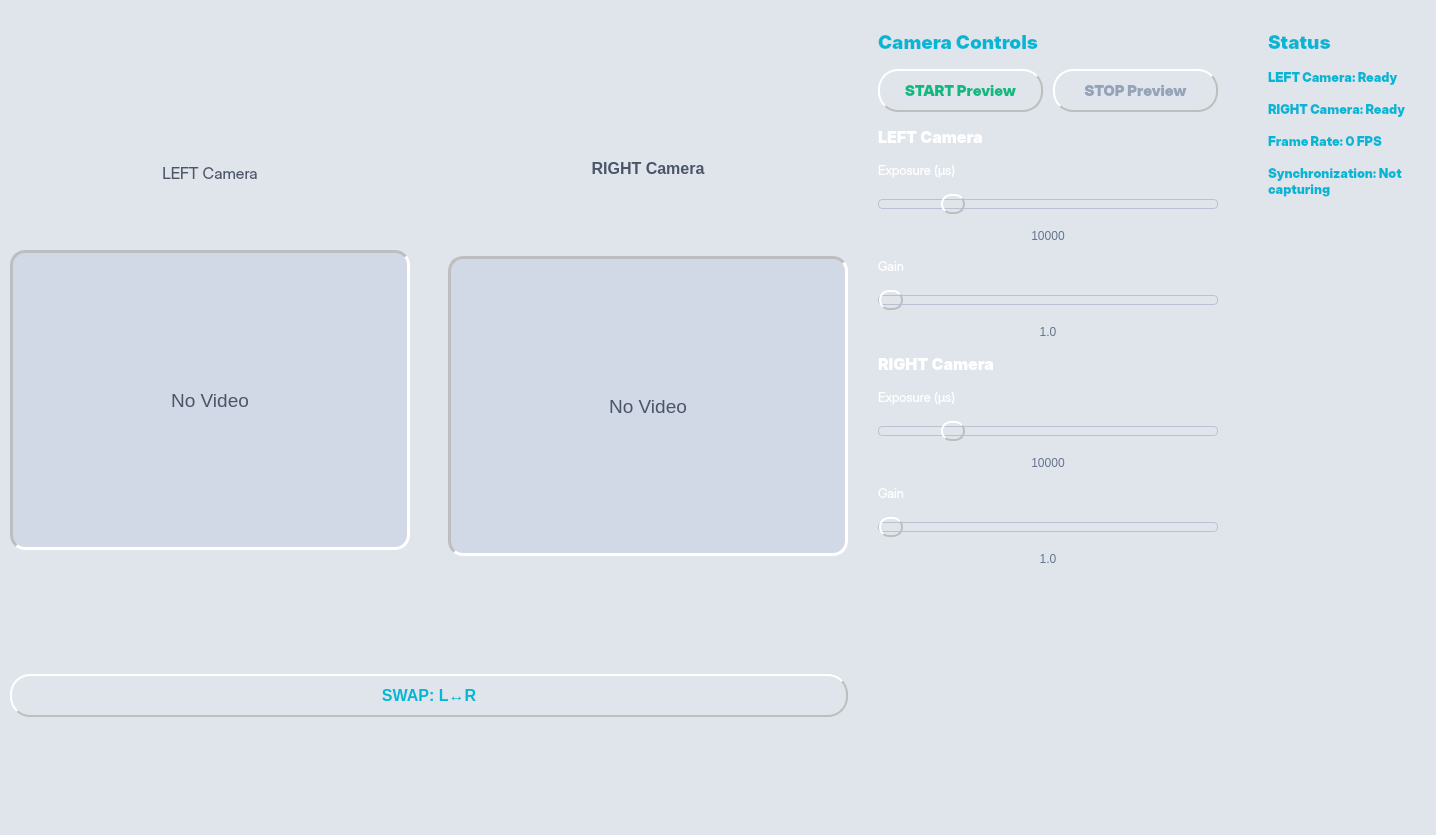
<?xml version="1.0" encoding="UTF-8"?>
<ui version="4.0">
 <class>CameraPreviewWidget</class>
 <widget class="QWidget" name="CameraPreviewWidget">
  <property name="geometry">
   <rect>
    <x>0</x>
    <y>0</y>
    <width>1436</width>
    <height>835</height>
   </rect>
  </property>
  <property name="windowTitle">
   <string>Camera Preview</string>
  </property>
  <property name="styleSheet">
   <string notr="true">/* Neomorphism Background */
QWidget#CameraPreviewWidget {
    background-color: #e0e5ec;
}

/* Neomorphism Sliders */
QSlider::groove:horizontal {
    height: 8px;
    background: qlineargradient(x1:0, y1:0, x2:0, y2:1,
        stop:0 #c5cdd9,
        stop:1 #d5dbe3);
    border-radius: 4px;
    border: 1px solid #b8c2d3;
}

QSlider::handle:horizontal {
    background: qlineargradient(spread:pad, x1:0, y1:0, x2:1, y2:1,
        stop:0 #f0f0f0,
        stop:1 #cacaca);
    border: none;
    width: 20px;
    height: 20px;
    margin: -6px 0;
    border-radius: 10px;
    border-left: 2px solid #ffffff;
    border-top: 2px solid #ffffff;
    border-right: 2px solid #bebebe;
    border-bottom: 2px solid #bebebe;
}

QSlider::handle:horizontal:hover {
    background: qlineargradient(spread:pad, x1:0, y1:0, x2:1, y2:1,
        stop:0 #f5f5f5,
        stop:1 #d0d0d0);
}

QSlider::sub-page:horizontal {
    background: qlineargradient(x1:0, y1:0, x2:1, y2:0,
        stop:0 #06b6d4,
        stop:1 #0891b2);
    border-radius: 4px;
}</string>
  </property>
  <layout class="QHBoxLayout" name="main_layout">
   <property name="spacing">
    <number>10</number>
   </property>
   <property name="leftMargin">
    <number>10</number>
   </property>
   <property name="topMargin">
    <number>10</number>
   </property>
   <property name="rightMargin">
    <number>10</number>
   </property>
   <property name="bottomMargin">
    <number>10</number>
   </property>
   <item>
    <layout class="QVBoxLayout" name="preview_layout">
     <property name="spacing">
      <number>10</number>
     </property>
     <item>
      <layout class="QHBoxLayout" name="cameras_layout" stretch="1,0">
       <property name="spacing">
        <number>38</number>
       </property>
       <item>
        <layout class="QVBoxLayout" name="left_camera_layout">
         <property name="spacing">
          <number>22</number>
         </property>
         <property name="sizeConstraint">
          <enum>QLayout::SetMinimumSize</enum>
         </property>
         <item>
          <widget class="QLabel" name="left_title_label">
           <property name="maximumSize">
            <size>
             <width>400</width>
             <height>100</height>
            </size>
           </property>
           <property name="font">
            <font>
             <family>Inter Display</family>
             <pointsize>12</pointsize>
             <bold>false</bold>
            </font>
           </property>
           <property name="styleSheet">
            <string notr="true">color: #4a5568;</string>
           </property>
           <property name="text">
            <string>LEFT Camera</string>
           </property>
           <property name="alignment">
            <set>Qt::AlignCenter</set>
           </property>
          </widget>
         </item>
         <item>
          <widget class="QLabel" name="left_camera_label">
           <property name="sizePolicy">
            <sizepolicy hsizetype="Expanding" vsizetype="Fixed">
             <horstretch>0</horstretch>
             <verstretch>0</verstretch>
            </sizepolicy>
           </property>
           <property name="minimumSize">
            <size>
             <width>400</width>
             <height>100</height>
            </size>
           </property>
           <property name="maximumSize">
            <size>
             <width>400</width>
             <height>300</height>
            </size>
           </property>
           <property name="font">
            <font>
             <pointsize>14</pointsize>
            </font>
           </property>
           <property name="styleSheet">
            <string notr="true">/* Neomorphism Frame */
background: #d1d9e6;
border: none;
border-radius: 15px;
color: #4a5568;
border-left: 3px solid #bebebe;
border-top: 3px solid #bebebe;
border-right: 3px solid #ffffff;
border-bottom: 3px solid #ffffff;</string>
           </property>
           <property name="text">
            <string>No Video</string>
           </property>
           <property name="alignment">
            <set>Qt::AlignCenter</set>
           </property>
          </widget>
         </item>
        </layout>
       </item>
       <item>
        <layout class="QVBoxLayout" name="right_camera_layout">
         <item>
          <widget class="QLabel" name="right_title_label">
           <property name="maximumSize">
            <size>
             <width>400</width>
             <height>100</height>
            </size>
           </property>
           <property name="font">
            <font>
             <pointsize>12</pointsize>
             <bold>true</bold>
            </font>
           </property>
           <property name="styleSheet">
            <string notr="true">color: #4a5568;</string>
           </property>
           <property name="text">
            <string>RIGHT Camera</string>
           </property>
           <property name="alignment">
            <set>Qt::AlignCenter</set>
           </property>
          </widget>
         </item>
         <item>
          <widget class="QLabel" name="right_camera_label">
           <property name="minimumSize">
            <size>
             <width>400</width>
             <height>300</height>
            </size>
           </property>
           <property name="maximumSize">
            <size>
             <width>400</width>
             <height>300</height>
            </size>
           </property>
           <property name="font">
            <font>
             <pointsize>14</pointsize>
            </font>
           </property>
           <property name="styleSheet">
            <string notr="true">/* Neomorphism Frame */
background: #d1d9e6;
border: none;
border-radius: 15px;
color: #4a5568;
border-left: 3px solid #bebebe;
border-top: 3px solid #bebebe;
border-right: 3px solid #ffffff;
border-bottom: 3px solid #ffffff;</string>
           </property>
           <property name="text">
            <string>No Video</string>
           </property>
           <property name="alignment">
            <set>Qt::AlignCenter</set>
           </property>
          </widget>
         </item>
        </layout>
       </item>
      </layout>
     </item>
     <item>
      <widget class="QPushButton" name="swap_cameras_button">
       <property name="minimumSize">
        <size>
         <width>120</width>
         <height>40</height>
        </size>
       </property>
       <property name="font">
        <font>
         <pointsize>12</pointsize>
         <bold>true</bold>
        </font>
       </property>
       <property name="styleSheet">
        <string notr="true">/* Neomorphism Button */
QPushButton#swap_cameras_button {
    background: qlineargradient(spread:pad, x1:0, y1:0, x2:1, y2:1,
        stop:0 #f0f0f0,
        stop:1 #cacaca);
    color: #06b6d4;
    border: none;
    border-radius: 20px;
    padding: 10px;
    font-weight: 700;
    text-transform: uppercase;
    border-left: 2px solid #ffffff;
    border-top: 2px solid #ffffff;
    border-right: 2px solid #bebebe;
    border-bottom: 2px solid #bebebe;
}

QPushButton#swap_cameras_button:hover {
    background: qlineargradient(spread:pad, x1:0, y1:0, x2:1, y2:1,
        stop:0 #f5f5f5,
        stop:1 #d0d0d0);
    color: #0891b2;
}

QPushButton#swap_cameras_button:pressed {
    background: qlineargradient(spread:pad, x1:0, y1:0, x2:1, y2:1,
        stop:0 #cacaca,
        stop:1 #e5e5e5);
    border-left: 2px solid #bebebe;
    border-top: 2px solid #bebebe;
    border-right: 2px solid #ffffff;
    border-bottom: 2px solid #ffffff;
}</string>
       </property>
       <property name="text">
        <string>SWAP: L↔R</string>
       </property>
      </widget>
     </item>
    </layout>
   </item>
   <item>
    <layout class="QVBoxLayout" name="controls_layout">
     <property name="spacing">
      <number>15</number>
     </property>
     <property name="leftMargin">
      <number>20</number>
     </property>
     <property name="topMargin">
      <number>20</number>
     </property>
     <property name="rightMargin">
      <number>20</number>
     </property>
     <property name="bottomMargin">
      <number>20</number>
     </property>
     <item>
      <widget class="QLabel" name="controls_title">
       <property name="font">
        <font>
         <family>Inter Black</family>
         <pointsize>14</pointsize>
         <bold>true</bold>
        </font>
       </property>
       <property name="styleSheet">
        <string notr="true">color: #06b6d4;
font-weight: 700;</string>
       </property>
       <property name="text">
        <string>Camera Controls</string>
       </property>
      </widget>
     </item>
     <item>
      <layout class="QHBoxLayout" name="capture_buttons_layout">
       <property name="spacing">
        <number>10</number>
       </property>
       <item>
        <widget class="QPushButton" name="start_capture_button">
         <property name="minimumSize">
          <size>
           <width>0</width>
           <height>40</height>
          </size>
         </property>
         <property name="font">
          <font>
           <family>Inter Display</family>
           <pointsize>11</pointsize>
           <bold>false</bold>
          </font>
         </property>
         <property name="styleSheet">
          <string notr="true">/* Neomorphism Green Button */
QPushButton#start_capture_button {
    background: qlineargradient(spread:pad, x1:0, y1:0, x2:1, y2:1,
        stop:0 #f0f0f0,
        stop:1 #cacaca);
    color: #10b981;
    border: none;
    border-radius: 20px;
    padding: 10px;
    font-weight: 700;
    text-transform: uppercase;
    border-left: 2px solid #ffffff;
    border-top: 2px solid #ffffff;
    border-right: 2px solid #bebebe;
    border-bottom: 2px solid #bebebe;
}

QPushButton#start_capture_button:hover {
    background: qlineargradient(spread:pad, x1:0, y1:0, x2:1, y2:1,
        stop:0 #f5f5f5,
        stop:1 #d0d0d0);
    color: #059669;
}

QPushButton#start_capture_button:pressed {
    background: qlineargradient(spread:pad, x1:0, y1:0, x2:1, y2:1,
        stop:0 #cacaca,
        stop:1 #e5e5e5);
    border-left: 2px solid #bebebe;
    border-top: 2px solid #bebebe;
    border-right: 2px solid #ffffff;
    border-bottom: 2px solid #ffffff;
}</string>
         </property>
         <property name="text">
          <string>START Preview</string>
         </property>
        </widget>
       </item>
       <item>
        <widget class="QPushButton" name="stop_capture_button">
         <property name="enabled">
          <bool>false</bool>
         </property>
         <property name="minimumSize">
          <size>
           <width>0</width>
           <height>40</height>
          </size>
         </property>
         <property name="font">
          <font>
           <family>Inter Display</family>
           <pointsize>11</pointsize>
           <bold>false</bold>
          </font>
         </property>
         <property name="styleSheet">
          <string notr="true">/* Neomorphism Red Button */
QPushButton#stop_capture_button {
    background: qlineargradient(spread:pad, x1:0, y1:0, x2:1, y2:1,
        stop:0 #f0f0f0,
        stop:1 #cacaca);
    color: #ef4444;
    border: none;
    border-radius: 20px;
    padding: 10px;
    font-weight: 700;
    text-transform: uppercase;
    border-left: 2px solid #ffffff;
    border-top: 2px solid #ffffff;
    border-right: 2px solid #bebebe;
    border-bottom: 2px solid #bebebe;
}

QPushButton#stop_capture_button:hover:enabled {
    background: qlineargradient(spread:pad, x1:0, y1:0, x2:1, y2:1,
        stop:0 #f5f5f5,
        stop:1 #d0d0d0);
    color: #dc2626;
}

QPushButton#stop_capture_button:pressed {
    background: qlineargradient(spread:pad, x1:0, y1:0, x2:1, y2:1,
        stop:0 #cacaca,
        stop:1 #e5e5e5);
    border-left: 2px solid #bebebe;
    border-top: 2px solid #bebebe;
    border-right: 2px solid #ffffff;
    border-bottom: 2px solid #ffffff;
}

QPushButton#stop_capture_button:disabled {
    color: #94a3b8;
    opacity: 0.5;
}</string>
         </property>
         <property name="text">
          <string>STOP Preview</string>
         </property>
        </widget>
       </item>
      </layout>
     </item>
     <item>
      <widget class="QLabel" name="left_section_label">
       <property name="font">
        <font>
         <family>Inter Black</family>
         <pointsize>12</pointsize>
         <bold>true</bold>
        </font>
       </property>
       <property name="styleSheet">
        <string notr="true">color: #FFFFFF;</string>
       </property>
       <property name="text">
        <string>LEFT Camera</string>
       </property>
      </widget>
     </item>
     <item>
      <layout class="QVBoxLayout" name="left_exposure_layout">
       <property name="spacing">
        <number>10</number>
       </property>
       <property name="leftMargin">
        <number>0</number>
       </property>
       <property name="topMargin">
        <number>0</number>
       </property>
       <property name="rightMargin">
        <number>0</number>
       </property>
       <property name="bottomMargin">
        <number>0</number>
       </property>
       <item>
        <widget class="QLabel" name="left_exposure_label">
         <property name="font">
          <font>
           <family>Inter Display</family>
           <pointsize>10</pointsize>
          </font>
         </property>
         <property name="styleSheet">
          <string notr="true">color: #FFFFFF;</string>
         </property>
         <property name="text">
          <string>Exposure (μs)</string>
         </property>
        </widget>
       </item>
       <item>
        <widget class="QSlider" name="left_exposure_slider">
         <property name="minimumSize">
          <size>
           <width>0</width>
           <height>30</height>
          </size>
         </property>
         <property name="minimum">
          <number>100</number>
         </property>
         <property name="maximum">
          <number>50000</number>
         </property>
         <property name="value">
          <number>10000</number>
         </property>
         <property name="orientation">
          <enum>Qt::Horizontal</enum>
         </property>
        </widget>
       </item>
       <item>
        <widget class="QLabel" name="left_exposure_value">
         <property name="font">
          <font>
           <pointsize>9</pointsize>
          </font>
         </property>
         <property name="styleSheet">
          <string notr="true">color: #64748b;</string>
         </property>
         <property name="text">
          <string>10000</string>
         </property>
         <property name="alignment">
          <set>Qt::AlignCenter</set>
         </property>
        </widget>
       </item>
      </layout>
     </item>
     <item>
      <layout class="QVBoxLayout" name="left_gain_layout">
       <property name="spacing">
        <number>10</number>
       </property>
       <property name="leftMargin">
        <number>0</number>
       </property>
       <property name="topMargin">
        <number>0</number>
       </property>
       <property name="rightMargin">
        <number>0</number>
       </property>
       <property name="bottomMargin">
        <number>0</number>
       </property>
       <item>
        <widget class="QLabel" name="left_gain_label">
         <property name="font">
          <font>
           <family>Inter Display</family>
           <pointsize>10</pointsize>
          </font>
         </property>
         <property name="styleSheet">
          <string notr="true">color: #FFFFFF;</string>
         </property>
         <property name="text">
          <string>Gain</string>
         </property>
        </widget>
       </item>
       <item>
        <widget class="QSlider" name="left_gain_slider">
         <property name="minimumSize">
          <size>
           <width>0</width>
           <height>30</height>
          </size>
         </property>
         <property name="minimum">
          <number>100</number>
         </property>
         <property name="maximum">
          <number>1600</number>
         </property>
         <property name="value">
          <number>100</number>
         </property>
         <property name="orientation">
          <enum>Qt::Horizontal</enum>
         </property>
        </widget>
       </item>
       <item>
        <widget class="QLabel" name="left_gain_value">
         <property name="font">
          <font>
           <pointsize>9</pointsize>
          </font>
         </property>
         <property name="styleSheet">
          <string notr="true">color: #64748b;</string>
         </property>
         <property name="text">
          <string>1.0</string>
         </property>
         <property name="alignment">
          <set>Qt::AlignCenter</set>
         </property>
        </widget>
       </item>
      </layout>
     </item>
     <item>
      <widget class="QLabel" name="right_section_label">
       <property name="font">
        <font>
         <family>Inter Black</family>
         <pointsize>12</pointsize>
         <bold>true</bold>
        </font>
       </property>
       <property name="styleSheet">
        <string notr="true">color: #FFFFFF;</string>
       </property>
       <property name="text">
        <string>RIGHT Camera</string>
       </property>
      </widget>
     </item>
     <item>
      <layout class="QVBoxLayout" name="right_exposure_layout">
       <property name="spacing">
        <number>10</number>
       </property>
       <property name="leftMargin">
        <number>0</number>
       </property>
       <property name="topMargin">
        <number>0</number>
       </property>
       <property name="rightMargin">
        <number>0</number>
       </property>
       <property name="bottomMargin">
        <number>0</number>
       </property>
       <item>
        <widget class="QLabel" name="right_exposure_label">
         <property name="font">
          <font>
           <family>Inter Display</family>
           <pointsize>10</pointsize>
          </font>
         </property>
         <property name="styleSheet">
          <string notr="true">color: #FFFFFF;</string>
         </property>
         <property name="text">
          <string>Exposure (μs)</string>
         </property>
        </widget>
       </item>
       <item>
        <widget class="QSlider" name="right_exposure_slider">
         <property name="minimumSize">
          <size>
           <width>0</width>
           <height>30</height>
          </size>
         </property>
         <property name="minimum">
          <number>100</number>
         </property>
         <property name="maximum">
          <number>50000</number>
         </property>
         <property name="value">
          <number>10000</number>
         </property>
         <property name="orientation">
          <enum>Qt::Horizontal</enum>
         </property>
        </widget>
       </item>
       <item>
        <widget class="QLabel" name="right_exposure_value">
         <property name="font">
          <font>
           <pointsize>9</pointsize>
          </font>
         </property>
         <property name="styleSheet">
          <string notr="true">color: #64748b;</string>
         </property>
         <property name="text">
          <string>10000</string>
         </property>
         <property name="alignment">
          <set>Qt::AlignCenter</set>
         </property>
        </widget>
       </item>
      </layout>
     </item>
     <item>
      <layout class="QVBoxLayout" name="right_gain_layout">
       <property name="spacing">
        <number>10</number>
       </property>
       <property name="leftMargin">
        <number>0</number>
       </property>
       <property name="topMargin">
        <number>0</number>
       </property>
       <property name="rightMargin">
        <number>0</number>
       </property>
       <property name="bottomMargin">
        <number>0</number>
       </property>
       <item>
        <widget class="QLabel" name="right_gain_label">
         <property name="font">
          <font>
           <family>Inter Display</family>
           <pointsize>10</pointsize>
          </font>
         </property>
         <property name="styleSheet">
          <string notr="true">color: #FFFFFF;</string>
         </property>
         <property name="text">
          <string>Gain</string>
         </property>
        </widget>
       </item>
       <item>
        <widget class="QSlider" name="right_gain_slider">
         <property name="minimumSize">
          <size>
           <width>0</width>
           <height>30</height>
          </size>
         </property>
         <property name="minimum">
          <number>100</number>
         </property>
         <property name="maximum">
          <number>1600</number>
         </property>
         <property name="value">
          <number>100</number>
         </property>
         <property name="orientation">
          <enum>Qt::Horizontal</enum>
         </property>
        </widget>
       </item>
       <item>
        <widget class="QLabel" name="right_gain_value">
         <property name="font">
          <font>
           <pointsize>9</pointsize>
          </font>
         </property>
         <property name="styleSheet">
          <string notr="true">color: #64748b;</string>
         </property>
         <property name="text">
          <string>1.0</string>
         </property>
         <property name="alignment">
          <set>Qt::AlignCenter</set>
         </property>
        </widget>
       </item>
      </layout>
     </item>
     <item>
      <layout class="QVBoxLayout" name="fps_layout">
       <property name="spacing">
        <number>5</number>
       </property>
       <property name="leftMargin">
        <number>0</number>
       </property>
       <property name="topMargin">
        <number>0</number>
       </property>
       <property name="rightMargin">
        <number>0</number>
       </property>
       <property name="bottomMargin">
        <number>0</number>
       </property>
      </layout>
     </item>
     <item>
      <spacer name="controls_spacer">
       <property name="orientation">
        <enum>Qt::Vertical</enum>
       </property>
       <property name="sizeHint" stdset="0">
        <size>
         <width>20</width>
         <height>40</height>
        </size>
       </property>
      </spacer>
     </item>
    </layout>
   </item>
   <item>
    <layout class="QVBoxLayout" name="status_layout">
     <property name="spacing">
      <number>15</number>
     </property>
     <property name="leftMargin">
      <number>20</number>
     </property>
     <property name="topMargin">
      <number>20</number>
     </property>
     <property name="rightMargin">
      <number>20</number>
     </property>
     <property name="bottomMargin">
      <number>20</number>
     </property>
     <item>
      <widget class="QLabel" name="status_title">
       <property name="font">
        <font>
         <family>Inter Black</family>
         <pointsize>14</pointsize>
         <bold>true</bold>
        </font>
       </property>
       <property name="styleSheet">
        <string notr="true">color: #06b6d4;
font-weight: 700;</string>
       </property>
       <property name="text">
        <string>Status</string>
       </property>
      </widget>
     </item>
     <item>
      <widget class="QLabel" name="left_camera_status">
       <property name="font">
        <font>
         <family>Inter Display</family>
         <pointsize>10</pointsize>
        </font>
       </property>
       <property name="styleSheet">
        <string notr="true">color: #06b6d4;
font-weight: 700;</string>
       </property>
       <property name="text">
        <string>LEFT Camera: Ready</string>
       </property>
       <property name="wordWrap">
        <bool>true</bool>
       </property>
      </widget>
     </item>
     <item>
      <widget class="QLabel" name="right_camera_status">
       <property name="font">
        <font>
         <family>Inter Display</family>
         <pointsize>10</pointsize>
        </font>
       </property>
       <property name="styleSheet">
        <string notr="true">color: #06b6d4;
font-weight: 700;</string>
       </property>
       <property name="text">
        <string>RIGHT Camera: Ready</string>
       </property>
       <property name="wordWrap">
        <bool>true</bool>
       </property>
      </widget>
     </item>
     <item>
      <widget class="QLabel" name="fps_status">
       <property name="font">
        <font>
         <family>Inter Display</family>
         <pointsize>10</pointsize>
        </font>
       </property>
       <property name="styleSheet">
        <string notr="true">color: #06b6d4;
font-weight: 700;</string>
       </property>
       <property name="text">
        <string>Frame Rate: 0 FPS</string>
       </property>
       <property name="wordWrap">
        <bool>true</bool>
       </property>
      </widget>
     </item>
     <item>
      <widget class="QLabel" name="sync_status">
       <property name="font">
        <font>
         <family>Inter Display</family>
         <pointsize>10</pointsize>
        </font>
       </property>
       <property name="styleSheet">
        <string notr="true">color: #06b6d4;
font-weight: 700;</string>
       </property>
       <property name="text">
        <string>Synchronization: Not capturing</string>
       </property>
       <property name="wordWrap">
        <bool>true</bool>
       </property>
      </widget>
     </item>
     <item>
      <spacer name="status_spacer">
       <property name="orientation">
        <enum>Qt::Vertical</enum>
       </property>
       <property name="sizeHint" stdset="0">
        <size>
         <width>20</width>
         <height>40</height>
        </size>
       </property>
      </spacer>
     </item>
    </layout>
   </item>
  </layout>
 </widget>
 <resources/>
 <connections/>
</ui>
